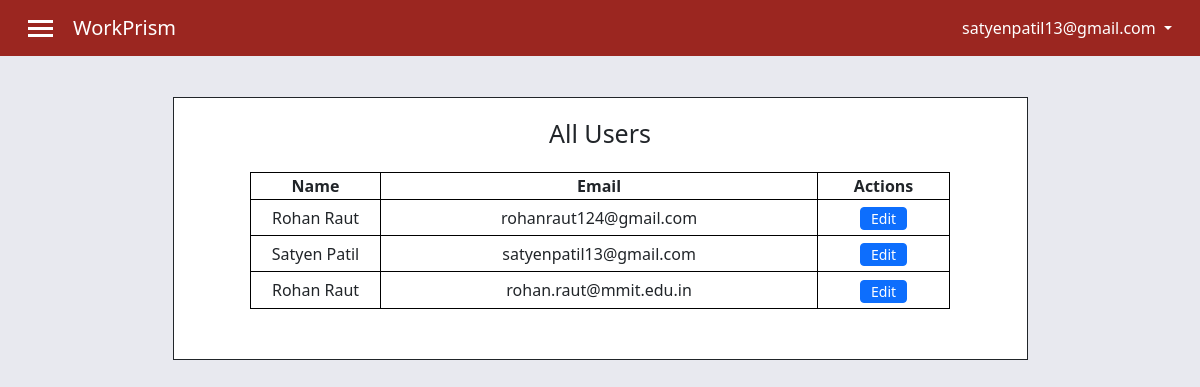
The page /all-users/ (signed in) on the database its author committed.
### api_services/models.py (models this page shows, shortened)
class Account(AbstractBaseUser, PermissionsMixin):
    email = models.EmailField(verbose_name="email", max_length=254, unique=True)
    username = models.CharField(max_length=100, unique=True)
    first_name = models.CharField(max_length=100)
    last_name = models.CharField(max_length=100)
    user_role = models.CharField(max_length=100)
    department = models.CharField(max_length=100)
    phone = models.CharField(max_length=10)
    date_joined = models.DateTimeField(verbose_name="date joined", auto_now_add=True)
    last_login = models.DateTimeField(verbose_name="last login", auto_now=True)
    is_admin = models.BooleanField(default=False)
    is_active = models.BooleanField(default=True)
    is_staff = models.BooleanField(default=False)
    is_superuser = models.BooleanField(default=False)
    USERNAME_FIELD = "email"
    REQUIRED_FIELDS = ["username", "first_name", "last_name", "user_role"]
    objects = MyAccountManager()

### web_app/views.py (the view)
# urls.py: path('all-users/', all_users_view, name="all_users_view"),
def all_users_view(request):
    data = {}
    data['users'] = Account.objects.all()
    return render(request, 'all_users.html', data)

### templates/all_users.html (shortened to what this page needs)
{% extends 'base.html' %}
{% block additional_links %}
<link rel="stylesheet" href="/static/all_users.css">
{% endblock additional_links %}
{% block body %}
<div class="container mt-3 mb-3">
    <div class="row justify-content-center">
        <div class="col-12 col-sm-11 col-md-11 col-lg-9 border border-dark main_content">
            <h1 class="mb-4">All Users</h1>
            <table align="center">
                <tr>
                  <th>Name</th>
                  <th>Email</th>
                  <th>Actions</th>
                </tr>
                {% for x in users %}
                    <tr>
                        <td>{{x.first_name}} {{x.last_name}}</td>
                        <td>{{x.email}}</td>
                        <td><a href="/profile/{{x.email}}"><button class="btn btn-sm btn-primary">Edit</button></a></td>
                    </tr>
                {% endfor %}
            </table>
        </div>
    </div>
</div>
{% endblock body %}

### templates/base.html (shortened to what this page needs)
<!doctype html>
<html lang="en">
  <head>
    <link href="https://cdn.jsdelivr.net/npm/bootstrap@5.3.0-alpha1/dist/css/bootstrap.min.css" rel="stylesheet">
    <link rel="stylesheet" href="/static/base.css">
    {% block additional_links %}{% endblock additional_links %}
  </head>
  <body>
    <nav class="navbar navbar_custom navbar-expand-lg bg-body-tertiary px-3">
      <div class="container-fluid d-flex justify-content-between">
        <div class="navbar_item d-flex align-items-center">
          <div class="menu_container" data-bs-toggle="offcanvas" href="#offcanvasExample" role="button" aria-controls="offcanvasExample">
            <div class="menu_icon"></div>
            <div class="menu_icon"></div>
            <div class="menu_icon"></div>
          </div>
          <a class="navbar-brand" href="#">WorkPrism</a>
        </div>
        <div class="navbar_item user_email">
          <li class="nav-item dropdown">
            <a class="nav-link dropdown-toggle" href="#" role="button" data-bs-toggle="dropdown" aria-expanded="false">
              {{request.user.email}}
            </a>
          </li>
        </div>
        </div>
    </nav>
    {% block body %}{% endblock body %}
  </body>
</html>

### static/base.css (style rules this page uses)
.menu_icon { width: 25px; height: 3px; background-color: white; margin: 4px 0px; }
.menu_container { margin-right: 20px; }
.navbar_custom { background-color: #9B2620 !important; color: white; }
.navbar-brand { color: white; }
body { background-color: #E8E9EF; }
h1 { text-align: center; font-size: 25px; }
.dropdown { list-style-type: none; }

### static/all_users.css (style rules this page uses)
table, th, td { border: 1px solid black; }
table { text-align: center; justify-content: center; }
th { margin: auto; width: 50px; }
td { padding: 5px; }
button { align-items: center; }
.btn-sm { padding: 0px 10px; }
.main_content { background-color: white; padding-top: 20px; padding-bottom: 50px; margin-top: 25px; }
@media screen and (min-width: 992px) { table { width: 700px; } }

### rows shown on the page
Account: user.email "satyenpatil13@gmail.com", first_name "Satyen", last_name "Patil", email "satyenpatil13@gmail.com"
Account: first_name "Rohan", last_name "Raut", email "rohanraut124@gmail.com"
Account: first_name "Rohan", last_name "Raut", email "rohan.raut@mmit.edu.in"
